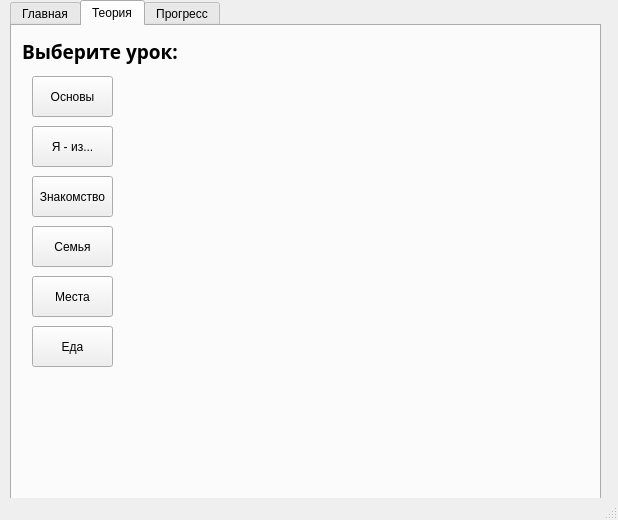
<?xml version="1.0" encoding="UTF-8"?>
<ui version="4.0">
 <class>MainWindow</class>
 <widget class="QMainWindow" name="MainWindow">
  <property name="geometry">
   <rect>
    <x>0</x>
    <y>0</y>
    <width>618</width>
    <height>520</height>
   </rect>
  </property>
  <property name="windowTitle">
   <string>MainWindow</string>
  </property>
  <widget class="QWidget" name="centralwidget">
   <widget class="QTabWidget" name="tabWidget">
    <property name="geometry">
     <rect>
      <x>10</x>
      <y>0</y>
      <width>591</width>
      <height>501</height>
     </rect>
    </property>
    <property name="currentIndex">
     <number>1</number>
    </property>
    <widget class="QWidget" name="Main">
     <attribute name="title">
      <string>Главная</string>
     </attribute>
     <widget class="QCalendarWidget" name="calendarWidget">
      <property name="geometry">
       <rect>
        <x>20</x>
        <y>10</y>
        <width>561</width>
        <height>51</height>
       </rect>
      </property>
     </widget>
     <widget class="QPushButton" name="basic_btn">
      <property name="geometry">
       <rect>
        <x>50</x>
        <y>190</y>
        <width>71</width>
        <height>51</height>
       </rect>
      </property>
      <property name="text">
       <string>Основы</string>
      </property>
     </widget>
     <widget class="QPushButton" name="iamfrom_btn">
      <property name="geometry">
       <rect>
        <x>130</x>
        <y>190</y>
        <width>71</width>
        <height>51</height>
       </rect>
      </property>
      <property name="text">
       <string>Я - из ...</string>
      </property>
     </widget>
     <widget class="QPushButton" name="acqua_btn">
      <property name="geometry">
       <rect>
        <x>210</x>
        <y>190</y>
        <width>71</width>
        <height>51</height>
       </rect>
      </property>
      <property name="text">
       <string>Знакомство</string>
      </property>
     </widget>
     <widget class="QPushButton" name="family_btn">
      <property name="geometry">
       <rect>
        <x>290</x>
        <y>190</y>
        <width>71</width>
        <height>51</height>
       </rect>
      </property>
      <property name="text">
       <string>Семья</string>
      </property>
     </widget>
     <widget class="QPushButton" name="places_btn">
      <property name="geometry">
       <rect>
        <x>370</x>
        <y>190</y>
        <width>71</width>
        <height>51</height>
       </rect>
      </property>
      <property name="text">
       <string>Места</string>
      </property>
     </widget>
     <widget class="QPushButton" name="food_btn">
      <property name="geometry">
       <rect>
        <x>450</x>
        <y>190</y>
        <width>71</width>
        <height>51</height>
       </rect>
      </property>
      <property name="text">
       <string>Еда</string>
      </property>
     </widget>
     <widget class="QLabel" name="chose_leson_lb">
      <property name="geometry">
       <rect>
        <x>70</x>
        <y>150</y>
        <width>91</width>
        <height>31</height>
       </rect>
      </property>
      <property name="text">
       <string>Выберите урок:</string>
      </property>
     </widget>
    </widget>
    <widget class="QWidget" name="tab">
     <attribute name="title">
      <string>Теория</string>
     </attribute>
     <widget class="QLabel" name="label_2">
      <property name="geometry">
       <rect>
        <x>10</x>
        <y>10</y>
        <width>311</width>
        <height>31</height>
       </rect>
      </property>
      <property name="font">
       <font>
        <family>Yu Gothic UI Semibold</family>
        <pointsize>14</pointsize>
        <weight>75</weight>
        <bold>true</bold>
       </font>
      </property>
      <property name="text">
       <string>Выберите урок:</string>
      </property>
     </widget>
     <widget class="QPushButton" name="pushButton_5">
      <property name="geometry">
       <rect>
        <x>20</x>
        <y>250</y>
        <width>81</width>
        <height>41</height>
       </rect>
      </property>
      <property name="text">
       <string>Места</string>
      </property>
     </widget>
     <widget class="QPushButton" name="pushButton_6">
      <property name="geometry">
       <rect>
        <x>20</x>
        <y>200</y>
        <width>81</width>
        <height>41</height>
       </rect>
      </property>
      <property name="text">
       <string>Семья</string>
      </property>
     </widget>
     <widget class="QPushButton" name="pushButton_7">
      <property name="geometry">
       <rect>
        <x>20</x>
        <y>150</y>
        <width>81</width>
        <height>41</height>
       </rect>
      </property>
      <property name="text">
       <string>Знакомство</string>
      </property>
     </widget>
     <widget class="QPushButton" name="pushButton_8">
      <property name="geometry">
       <rect>
        <x>20</x>
        <y>100</y>
        <width>81</width>
        <height>41</height>
       </rect>
      </property>
      <property name="text">
       <string>Я - из...</string>
      </property>
     </widget>
     <widget class="QPushButton" name="basic_th">
      <property name="geometry">
       <rect>
        <x>20</x>
        <y>50</y>
        <width>81</width>
        <height>41</height>
       </rect>
      </property>
      <property name="text">
       <string>Основы</string>
      </property>
     </widget>
     <widget class="QPushButton" name="pushButton_10">
      <property name="geometry">
       <rect>
        <x>20</x>
        <y>300</y>
        <width>81</width>
        <height>41</height>
       </rect>
      </property>
      <property name="text">
       <string>Еда</string>
      </property>
     </widget>
    </widget>
    <widget class="QWidget" name="Progress">
     <attribute name="title">
      <string>Прогресс</string>
     </attribute>
     <widget class="QLabel" name="progress_basic">
      <property name="geometry">
       <rect>
        <x>20</x>
        <y>60</y>
        <width>131</width>
        <height>21</height>
       </rect>
      </property>
      <property name="text">
       <string>Основы</string>
      </property>
     </widget>
     <widget class="QProgressBar" name="pb_basic">
      <property name="geometry">
       <rect>
        <x>20</x>
        <y>90</y>
        <width>171</width>
        <height>23</height>
       </rect>
      </property>
      <property name="value">
       <number>50</number>
      </property>
     </widget>
     <widget class="QProgressBar" name="pb_iamfrom">
      <property name="geometry">
       <rect>
        <x>20</x>
        <y>160</y>
        <width>171</width>
        <height>23</height>
       </rect>
      </property>
      <property name="value">
       <number>24</number>
      </property>
     </widget>
     <widget class="QLabel" name="progress_iamfrom">
      <property name="geometry">
       <rect>
        <x>20</x>
        <y>130</y>
        <width>131</width>
        <height>21</height>
       </rect>
      </property>
      <property name="text">
       <string>Lesson_name</string>
      </property>
     </widget>
     <widget class="QProgressBar" name="pb_acqua">
      <property name="geometry">
       <rect>
        <x>20</x>
        <y>230</y>
        <width>171</width>
        <height>23</height>
       </rect>
      </property>
      <property name="value">
       <number>24</number>
      </property>
     </widget>
     <widget class="QLabel" name="progess_acqua">
      <property name="geometry">
       <rect>
        <x>20</x>
        <y>200</y>
        <width>131</width>
        <height>21</height>
       </rect>
      </property>
      <property name="text">
       <string>Lesson_name</string>
      </property>
     </widget>
     <widget class="QProgressBar" name="pb_family">
      <property name="geometry">
       <rect>
        <x>20</x>
        <y>300</y>
        <width>171</width>
        <height>23</height>
       </rect>
      </property>
      <property name="value">
       <number>24</number>
      </property>
     </widget>
     <widget class="QLabel" name="progress_family">
      <property name="geometry">
       <rect>
        <x>20</x>
        <y>270</y>
        <width>131</width>
        <height>21</height>
       </rect>
      </property>
      <property name="text">
       <string>Lesson_name</string>
      </property>
     </widget>
     <widget class="QProgressBar" name="pb_places">
      <property name="geometry">
       <rect>
        <x>20</x>
        <y>370</y>
        <width>171</width>
        <height>23</height>
       </rect>
      </property>
      <property name="value">
       <number>24</number>
      </property>
     </widget>
     <widget class="QLabel" name="progress_places">
      <property name="geometry">
       <rect>
        <x>20</x>
        <y>340</y>
        <width>131</width>
        <height>21</height>
       </rect>
      </property>
      <property name="text">
       <string>Lesson</string>
      </property>
     </widget>
     <widget class="QTableView" name="tableView">
      <property name="geometry">
       <rect>
        <x>280</x>
        <y>20</y>
        <width>291</width>
        <height>331</height>
       </rect>
      </property>
     </widget>
     <widget class="QLabel" name="progress_food">
      <property name="geometry">
       <rect>
        <x>20</x>
        <y>410</y>
        <width>131</width>
        <height>21</height>
       </rect>
      </property>
      <property name="text">
       <string>TextLabel</string>
      </property>
     </widget>
     <widget class="QProgressBar" name="pb_food">
      <property name="geometry">
       <rect>
        <x>20</x>
        <y>440</y>
        <width>171</width>
        <height>23</height>
       </rect>
      </property>
      <property name="value">
       <number>24</number>
      </property>
     </widget>
     <widget class="QLabel" name="label">
      <property name="geometry">
       <rect>
        <x>20</x>
        <y>20</y>
        <width>171</width>
        <height>31</height>
       </rect>
      </property>
      <property name="text">
       <string>Прогресс уроков</string>
      </property>
     </widget>
    </widget>
   </widget>
  </widget>
  <widget class="QStatusBar" name="statusbar"/>
 </widget>
 <resources/>
 <connections/>
</ui>
